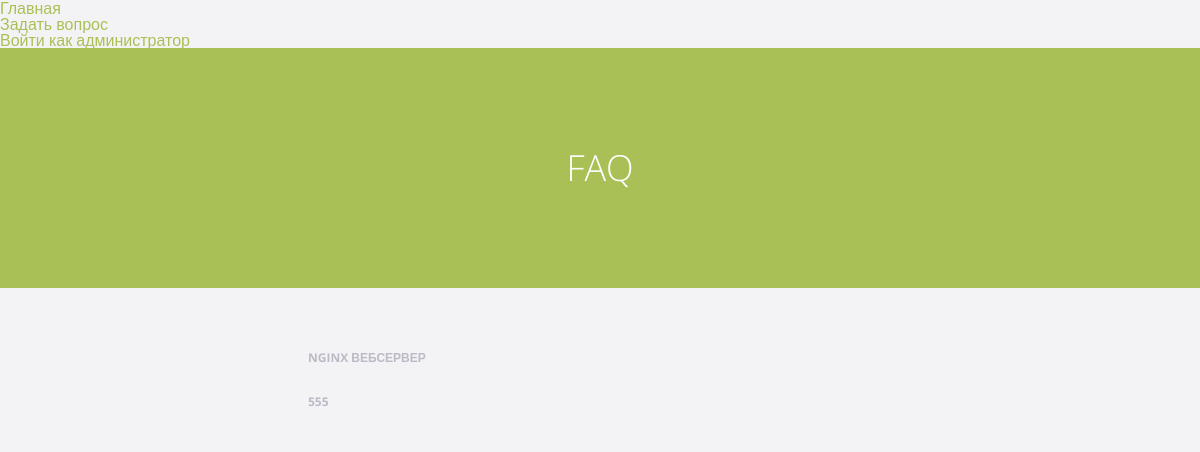
Before: / with the older database file.
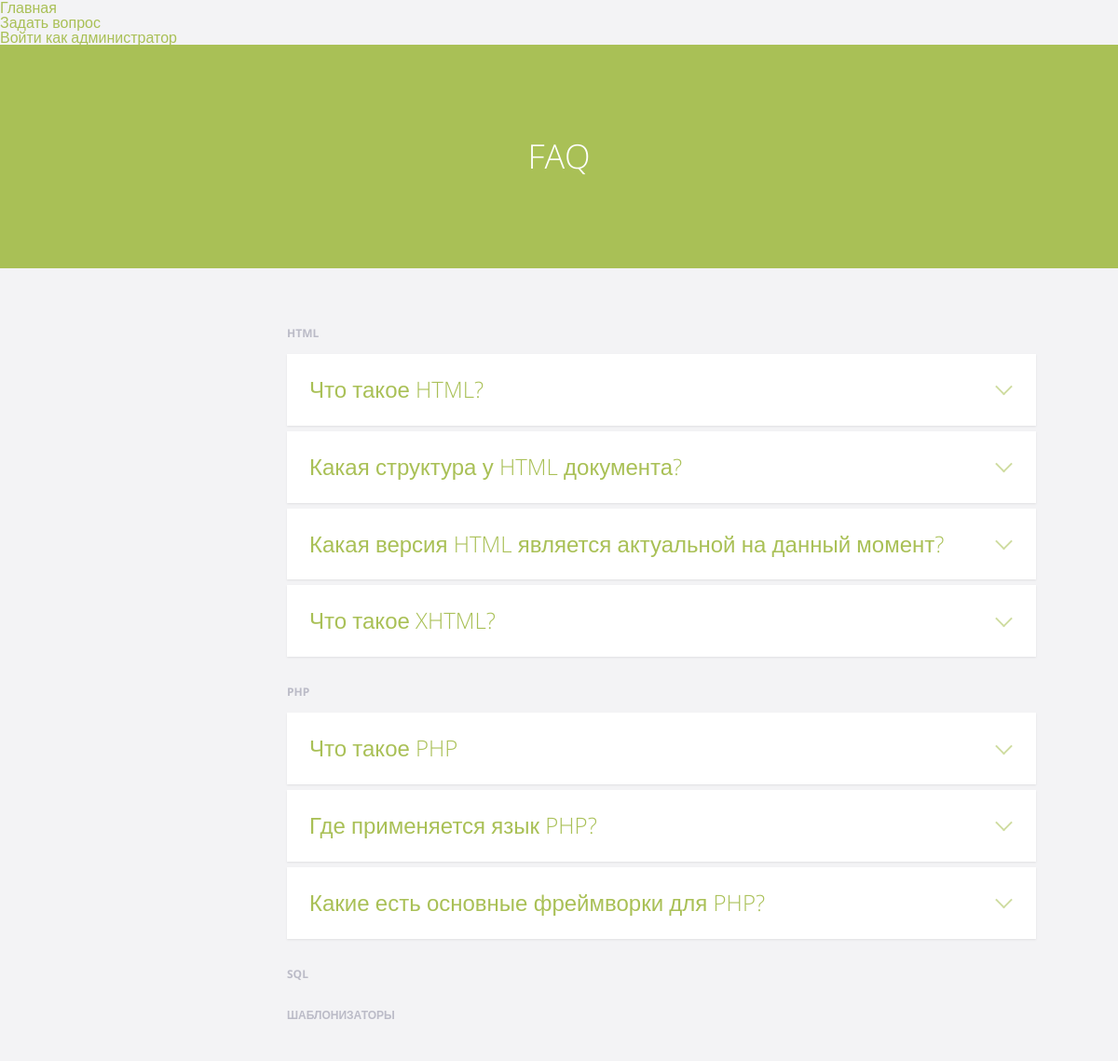
After: the same page with the newer database file.
### tables this page shows
CREATE TABLE `themes` (
  `id` int(11) NOT NULL,
  `name` text NOT NULL,
  `questions_all` int(11) NOT NULL DEFAULT '0',
  `questions_published` int(11) NOT NULL DEFAULT '0',
  `questions_unanswerd` int(11) NOT NULL DEFAULT '0'
);

CREATE TABLE `questions` (
  `id` int(11) NOT NULL,
  `question` text,
  `date` datetime NOT NULL DEFAULT CURRENT_TIMESTAMP,
  `author` text,
  `email` text NOT NULL,
  `answer` text,
  `theme_id` int(11) NOT NULL,
  `status` varchar(15) DEFAULT 'Не опубликовано'
);

### lib/View.php (called while the page is built, shortened)
<?php
class View
{
    public static function renderFile($fileName, array $data = [],  $return = false)
    {
        extract($data);
        require $fileName;
        $result = ob_get_clean();
        if ($return) {
            return $result;
        }
    }
}

### lib/Controller.php (called while the page is built, shortened)
<?php
class Controller {
    protected $layout = 'main';
    protected function render($view, array $data = [])
    {
        extract($data);
        $viewPath = App::getRoot() . 'views/' . $view . '.php';
        $content = View::renderFile($viewPath, $data, true);
        require App::getRoot() . 'views/layouts/' . $this->layout . '.php';
    }
}

### controllers/SiteController.php (called while the page is built, shortened)
<?php
class SiteController extends Controller {
    public function indexAction()
    {
       $themeModel = new Themes();
       $themes = $themeModel->select();
        $questionModel = new Questions();
        $questions = $questionModel->select();
       $this->render('site/index', ['themes' => $themes, 'questions' => $questions]);
    }
}

### web/index.php (called while the page is built, shortened)
<?php
require_once __DIR__ . '/../lib/App.php';
$r = !empty($_GET['r']) ? $_GET['r'] : 'site/index';
$arr = explode('/', $r);
$actionName = $arr[1];
$controller = new $c();
$a = $actionName . 'Action';
$controller->$a();

### lib/App.php (called while the page is built, shortened)
<?php
class App
{
    private static $config;
    private static $db;
    public static function getRoot()
    {
        return __DIR__ . '/../';
    }
    public static function getConfig()
    {
        if (self::$config === null) {
            self::$config = require(self::getRoot() . 'configs/main.php');
        }
        return self::$config;
    }
    public static function getDb()
    {
        $config = self::getConfig();
        if (self::$db === null) {
            self::$db = new DataBase($config['db']['dsn'], $config['db']['username'], $config['db']['password']);
        }
        return self::$db;
    }
    public static function registerAutoload($class)
    {
        if (strpos($class, '\\') !== false) {
            $path = str_replace('\\', DIRECTORY_SEPARATOR, $class);
        }
    }
    public static function getUser()
    {
        return null;
    }
}

### configs/main.php (called while the page is built)
<?php
return [
    'db' => [
        'dsn' => 'mysql:host=localhost;dbname=faq;charset=utf8',
        'username' => 'root',
        'password' => '',
    ],
];

### models/Themes.php (called while the page is built, shortened)
<?php
class Themes extends Model
{
    public function getTableName()
    {
        return 'themes';
    }
}

### lib/database/DataBase.php (called while the page is built, shortened)
<?php
class DataBase
{
    private $db;
    function __construct($dsn, $user, $pass)
    {
        try {
            $this->db = new PDO($dsn, $user, $pass);
        } catch (PDOException $e) {
            die('Database error: ' . $e->getMessage() . '<br/>');
        }
    }
    public function select($table, array $where = [])
    {
        $sql = "SELECT * FROM $table";
        $conditionParams = [];
        $sth = $this->db->prepare($sql);
        $sth->execute($conditionParams);
        return $sth->fetchAll(PDO::FETCH_ASSOC);
    }
}

### models/Model.php (called while the page is built, shortened)
<?php
abstract class Model
{
    public function select(array $condition = [])
    {
        return App::getDb()->select($this->getTableName(), $condition);
    }
}

### models/Questions.php (called while the page is built, shortened)
<?php
class Questions extends Model
{
    public function getTableName()
    {
        return 'questions';
    }
}

### views/site/index.php (the view, shortened to what this page needs)
<section class="cd-faq">
    <div class="cd-faq-items">
        <? foreach ($themes as $value) { ?>
            <? if ($value['id'] != 0) { ?>
        <ul id="<? echo $value['id']; ?>" class="cd-faq-group">
            <li class="cd-faq-title"><h2><? echo $value['name']; ?></h2></li>
            <? foreach ($questions as $questionInTheme) { ?>
                <? if ($questionInTheme['theme_id'] == $value['id']) { ?>
                    <? if ($questionInTheme['status'] == 'Опубликовано') { ?>
            <li>
                <a class="cd-faq-trigger" href="#<? echo $questionInTheme['id'] ?>"><? echo $questionInTheme['question'] ?></a>
            </li>
            <? } ?>
            <? } ?>
            <? } ?>
            <? } ?>
        </ul>
        <? } ?>
    </div>
</section>

### views/layouts/main.php (shortened to what this page needs)
<!doctype html>
<html lang="en" class="no-js">
<head>
    <link rel="stylesheet" href="/assets/css/reset.css">
    <link rel="stylesheet" href="/assets/css/style.css">
</head>
<body>
<a href="index.php">Главная</a><br />
<a href="index.php?r=question/create">Задать вопрос</a><br />
<? if (!\lib\App::getUser()): ?>
<a href="index.php?r=auth/login">Войти как администратор</a><br />
<? else: ?>
<a href="index.php?r=question/index">Админ панель (пока тут)</a><br />
<a href="index.php?r=theme/index">Список тем</a><br />
<a href="index.php?r=auth/logout">Выйти</a><br /><br />
<? endif; ?>
<header>
    <h1>FAQ</h1>
</header>
    <?= $content ?>
</body>
</html>

Changed rows visible on the page:
removed themes: name "NGINX ВЕБСЕРВЕР"
removed themes: name "555"
added themes: name "HTML"
added questions: question "Что такое HTML?", shown under "HTML"
added questions: question "Какая структура у HTML документа?", shown under "HTML"
added questions: question "Какая версия HTML является актуальной на данный момент?", shown under "HTML"
added questions: question "Что такое XHTML?", shown under "HTML"
added themes: name "PHP"
added questions: question "Что такое PHP", shown under "PHP"
added questions: question "Где применяется язык PHP?", shown under "PHP"
added questions: question "Какие есть основные фреймворки для PHP?", shown under "PHP"
added themes: name "SQL"
added themes: name "ШАБЛОНИЗАТОРЫ"
